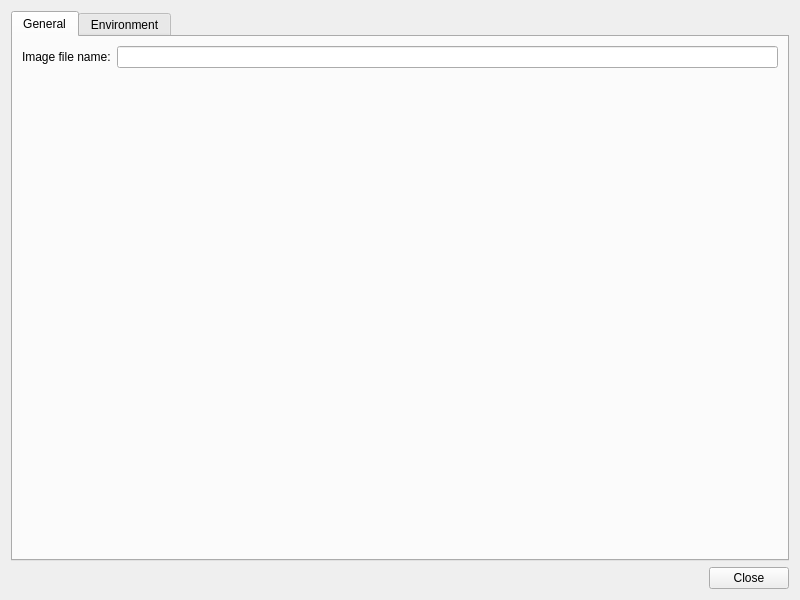
<?xml version="1.0" encoding="UTF-8"?>
<ui version="4.0">
 <class>ProcessDlg</class>
 <widget class="QDialog" name="ProcessDlg">
  <property name="geometry">
   <rect>
    <x>0</x>
    <y>0</y>
    <width>800</width>
    <height>600</height>
   </rect>
  </property>
  <property name="minimumSize">
   <size>
    <width>800</width>
    <height>600</height>
   </size>
  </property>
  <property name="windowTitle">
   <string>Process Properties</string>
  </property>
  <layout class="QVBoxLayout" name="dialogLayout" stretch="0,0">
   <item>
    <widget class="QTabWidget" name="tabWidget">
     <property name="currentIndex">
      <number>0</number>
     </property>
     <widget class="QWidget" name="tabGeneral">
      <attribute name="title">
       <string>General</string>
      </attribute>
      <layout class="QVBoxLayout" name="verticalLayout_2">
       <item>
        <layout class="QFormLayout" name="formLayout">
         <item row="0" column="0">
          <widget class="QLabel" name="labelImageFile">
           <property name="text">
            <string>Image file name:</string>
           </property>
          </widget>
         </item>
         <item row="0" column="1">
          <widget class="QLineEdit" name="editImageFile">
           <property name="readOnly">
            <bool>true</bool>
           </property>
          </widget>
         </item>
        </layout>
       </item>
      </layout>
     </widget>
     <widget class="QWidget" name="tabEnvironment">
      <attribute name="title">
       <string>Environment</string>
      </attribute>
      <layout class="QVBoxLayout" name="verticalLayout">
       <item>
        <widget class="QTableWidget" name="tableWidget">
         <property name="editTriggers">
          <set>QAbstractItemView::NoEditTriggers</set>
         </property>
         <property name="showGrid">
          <bool>false</bool>
         </property>
         <property name="wordWrap">
          <bool>false</bool>
         </property>
         <attribute name="verticalHeaderVisible">
          <bool>false</bool>
         </attribute>
        </widget>
       </item>
      </layout>
     </widget>
    </widget>
   </item>
   <item>
    <layout class="QHBoxLayout" name="horizontalLayout">
     <item>
      <spacer name="horizontalSpacer">
       <property name="orientation">
        <enum>Qt::Horizontal</enum>
       </property>
       <property name="sizeHint" stdset="0">
        <size>
         <width>40</width>
         <height>20</height>
        </size>
       </property>
      </spacer>
     </item>
     <item>
      <widget class="QPushButton" name="btnClose">
       <property name="text">
        <string>Close</string>
       </property>
       <property name="autoDefault">
        <bool>false</bool>
       </property>
      </widget>
     </item>
    </layout>
   </item>
  </layout>
 </widget>
 <resources/>
 <connections>
  <connection>
   <sender>btnClose</sender>
   <signal>clicked()</signal>
   <receiver>ProcessDlg</receiver>
   <slot>onClose()</slot>
   <hints>
    <hint type="sourcelabel">
     <x>408</x>
     <y>661</y>
    </hint>
    <hint type="destinationlabel">
     <x>408</x>
     <y>341</y>
    </hint>
   </hints>
  </connection>
 </connections>
 <slots>
  <slot>onClose()</slot>
 </slots>
</ui>
